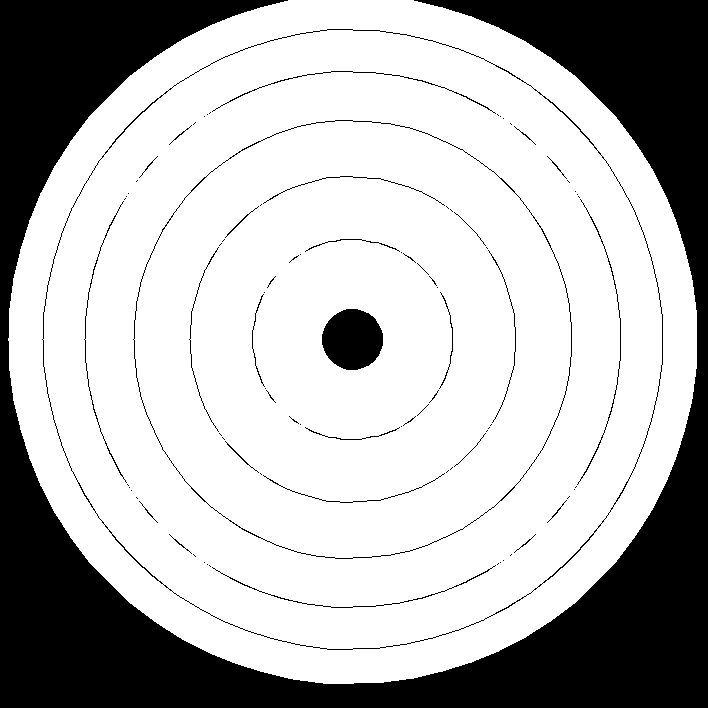
#> input picture test/opencv_image/bang_3.png, 708 x 708 px
$ python bang_image_2.py
#> lines starting #> are read from the running program, lines starting #| are printed output that depends on the picture; after the words box and inside, x2 and y2 are one past the last pixel; in counts of white or black regions, pixels touching at a corner belong together


## bang_image.py


import os
import numpy as np
import cv2
from time import time, sleep
from random import randint

## Variable globale qu'il ne faut pas modifier
# RVB avec alpha
IMG = "bang_3.png"

LARG = 1200
HAUT = 800

# (scale de départ, scale à chaque frame)
SCALE = (0.3, 1.05)


# [19 lines left out: functions load_image_default, load_image_gray, not called in this run]

def load_image_RVB(image):
    """Chargement de l'image en RVB
    cv2.IMREAD_COLOR : Loads a color image.
        Any transparency of image will be neglected. It is the default flag=1
    cv2.IMREAD_GRAYSCALE : Loads image in grayscale mode, flag=0
    cv2.IMREAD_UNCHANGED : Loads image as such including alpha channel flag=-1
    """

    return cv2.imread(image, -1)

def scale_image(img, k):
    """Pour interpolation doc à https://goo.gl/9zNK7e"""
    return cv2.resize(   img,
                        None,
                        fx=k,
                        fy=k,
                        interpolation=cv2.INTER_LINEAR)

def get_black_image():
    return np.zeros((HAUT, LARG, 4), np.uint8)

# [4 lines left out: function get_blank_image, not called in this run]

def crop_xs(foreground, a, b):
    """Coupe ce qui dépasse du background à droite et en bas"""

    y, x, ch = foreground.shape
    if x + a > LARG:
        # Coupe à droite
        ca = x + a - LARG
        foreground = right_crop(foreground, ca)

    if y + b > HAUT:
        # Coupe en bas
        cb = y + b - HAUT
        foreground = down_crop(foreground, cb)

    return foreground

def up_crop(img, c):
    c = abs(c)
    return img[c:, :]

def left_crop(img, c):
    c = abs(c)
    return img[:, c:]

def down_crop(img, c):
    c = abs(c)
    return img[:-c, :]

def right_crop(img, c):
    c = abs(c)
    return img[:, :-c]

def center_to_origin(img, C):
    """C = cx, cy"""

    h, w, ch = img.shape
    cx = C[0]
    cy = C[1]
    a = cx - int(w/2)
    b = cy - int(h/2)

    return a, b

# [30 lines left out: functions position_1, position_2, not called in this run]

def position_9(foreground, a, b):
    """ 0 < a < L ; 0 < b < H soit dans background"""

    decal = a, b
    # Coupe de l'excès
    img = crop_xs(foreground, a, b)

    return img, decal

def selection_position(foreground, a, b):
    """Retourne l'image foreground et  le décalage à appliquer.
    En fonction de la position du point A d'application du foreground,
    position_x rogne foreground et calcul le décalage.
    """

    if a < 0 and b < 0:
        foreground, decal = position_1(foreground, a, b)
        #print("\nPosition 1")
    elif 0 < a < LARG and b < 0:
        foreground, decal = position_2(foreground, a, b)
        #print("\nPosition 2")
    elif 0 <= a <= LARG and 0 <= b <= HAUT:
        foreground, decal = position_9(foreground, a, b)
        #print("\nPosition 9")
    else:
        foreground, decal = None, None
        #print("\nPosition None")

    return foreground, decal

def superposition(background, foreground, decal):
    """Superposition de foreground sur background,
    foreground en gray sans alpha
    decal = (a, b) tuple position du coin haut gauche
    """

    # Dimension de foreground
    rows_fg, cols_fg, ch = foreground.shape

    a = decal[0]
    b = decal[1]

    # roi est la partie d'image du background où sera ajouté le foreground
    l = cols_fg + a
    h = rows_fg + b
    roi = background[b:h, a:l]

    # Now create a mask of foreground and create its inverse mask also
    img2gray = cv2.cvtColor(foreground, cv2.COLOR_BGR2GRAY)
    ret, mask = cv2.threshold(img2gray, 10, 255, cv2.THRESH_BINARY)
    mask_inv = cv2.bitwise_not(mask)

    # Now black-out the area of foreground in roi
    bg = cv2.bitwise_and(roi, roi, mask=mask_inv)

    # Take only region of foreground
    fg = cv2.bitwise_and(foreground, foreground, mask=mask)

    # Put fg on bg
    background[b:h, a:l] = cv2.addWeighted(bg, 0.05, fg, 0.95, 0)

    return background

def display_image():

    print("Affichage des images superposées")

    t_print = time()
    freq = 0
    background = get_black_image()
    wave_ori = load_image_RVB(IMG)
#> in load_image_RVB, returned value is the input picture: shape (708, 708, 4); mean B, G, R, A 184.6, 184.6, 184.6, 28.9

    # Scale initial
    wave = scale_image(wave_ori.copy(), SCALE[0])
#> in scale_image, `return cv2.resize(   img, None, fx=k, fy=k, interpolation=cv2.INTER_LI..`:
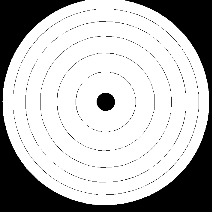
#> returned value: shape (212, 212, 4); mean of channels 0, 1, 2, 3 185.3, 185.3, 185.3, 29; drawn as B, G, R

    C = (randint(0, 1200), randint(0, 800))
    t_init = time()

    while "Pas d'appui sur Echap":
        if time() - t_init >= 1:
            t_init = time()
            wave = scale_image(wave_ori.copy(), SCALE[0])
            C = (randint(0, 1200), randint(0, 800))

        bg_img = background.copy()
        # Scale à chaque frame
        wave = scale_image(wave, SCALE[1])
#> call 2 of scale_image, with k = 1.05
#> in scale_image (call 2), `return cv2.resize(   img, None, fx=k, fy=k, interpolation=cv2.INTER_LI..`:
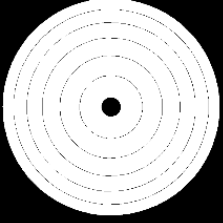
#> returned value: shape (223, 223, 4); mean of channels 0, 1, 2, 3 184.6, 184.6, 184.6, 28.8; drawn as B, G, R

        a, b = center_to_origin(wave, C)
#> a = 677; b = 665
        foreground, decal = selection_position(wave, a, b)
#> in position_9, `decal = a, b`: decal = (677, 665)
#> in crop_xs, `cb = y + b - HAUT`: cb = 88
#> in down_crop, `return img[:-c, :]`:
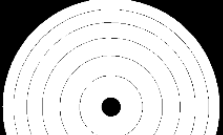
#> returned value: shape (135, 223, 4); mean of channels 0, 1, 2, 3 201.3, 201.3, 201.3, 35.7; drawn as B, G, R
#> in selection_position, `foreground, decal = position_9(foreground, a, b)`: decal = (677, 665)
#> decal = (677, 665)

        if decal:
            # Image finale
            img = superposition(bg_img, foreground, decal)
#> in superposition, `a = decal[0]`: a = 677
#> in superposition, `b = decal[1]`: b = 665
#> in superposition, `l = cols_fg + a`: l = 900
#> in superposition, `h = rows_fg + b`: h = 800
#> in superposition, `roi = background[b:h, a:l]`: roi: shape (135, 223, 4); every value is 0
#> in superposition, `ret, mask = cv2.threshold(img2gray, 10, 255, cv2.THRESH_BINARY)`:
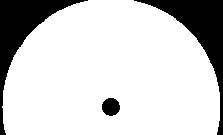
#> mask: shape (135, 223); 81.2% white; 3 black regions, box (x1, y1, x2, y2) and area: (134, 0, 223, 135) 2747, (0, 0, 88, 135) 2660, (102, 98, 120, 116) 253
#> in superposition, `background[b:h, a:l] = cv2.addWeighted(bg, 0.05, fg, 0.95, 0)`:
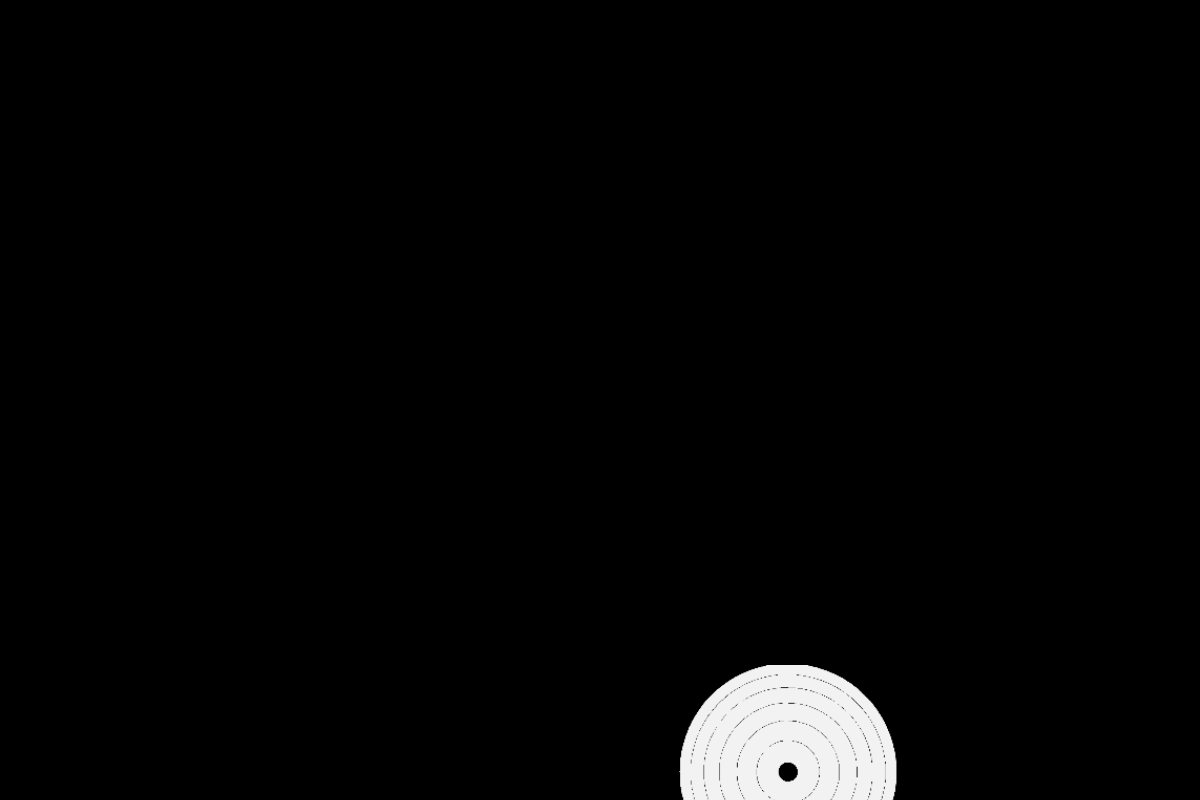
#> background: shape (800, 1200, 4); mean of channels 0, 1, 2, 3 6, 6, 6, 1.1; drawn as B, G, R

            # Affichage de l'image
            cv2.imshow('bang', img)

            # Fréquence
            freq += 1
            if time() - t_print > 1:
                print("Fréquence =", int(freq))
                t_print, freq = time(), 0

            # Wait for esc key to exit
            key = np.int16(cv2.waitKey(3))  # défini ma fréquence maxi ~50 fps
#> (key Esc is pressed here)
            if key == 27:  # Echap
                break


if __name__ == "__main__":
    display_image()

$ run again, with test/opencv_image/bang_1.png copied over test/opencv_image/bang_3.png
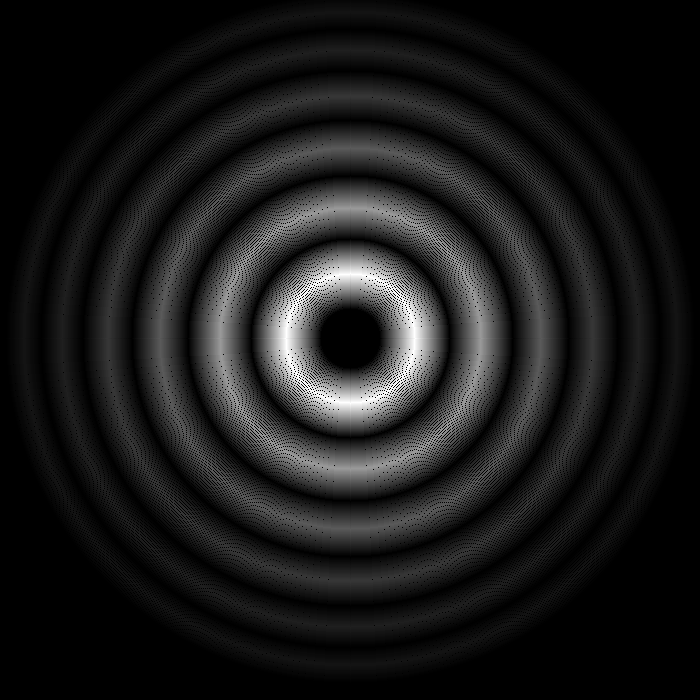
#> input picture test/opencv_image/bang_1.png, 700 x 700 px
#> in load_image_RVB, returned value is the input picture: shape (700, 700, 4); mean B, G, R, A 26.6, 26.6, 26.6, 255
#> in display_image, `a, b = center_to_origin(wave, C)`: a = 678; b = 666
#> in position_9, `decal = a, b`: decal = (678, 666)
#> cb = 86
#> in selection_position, `foreground, decal = position_9(foreground, a, b)`: decal = (678, 666)
#> in superposition, `a = decal[0]`: a = 678
#> in superposition, `b = decal[1]`: b = 666
#> l = 898
#> in superposition, `h = rows_fg + b`: h = 800
#> roi: shape (134, 220, 4); every value is 0
#> in superposition, `ret, mask = cv2.threshold(img2gray, 10, 255, cv2.THRESH_BINARY)`:
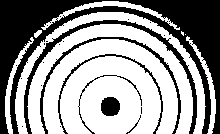
#> mask: shape (134, 220); 59.8% white; 23 black regions (16 under 20 px), largest, box (x1, y1, x2, y2) and area: (0, 0, 220, 134) 8634, (24, 20, 197, 134) 1426, (40, 37, 181, 134) 796
#> in superposition, `background[b:h, a:l] = cv2.addWeighted(bg, 0.05, fg, 0.95, 0)`:
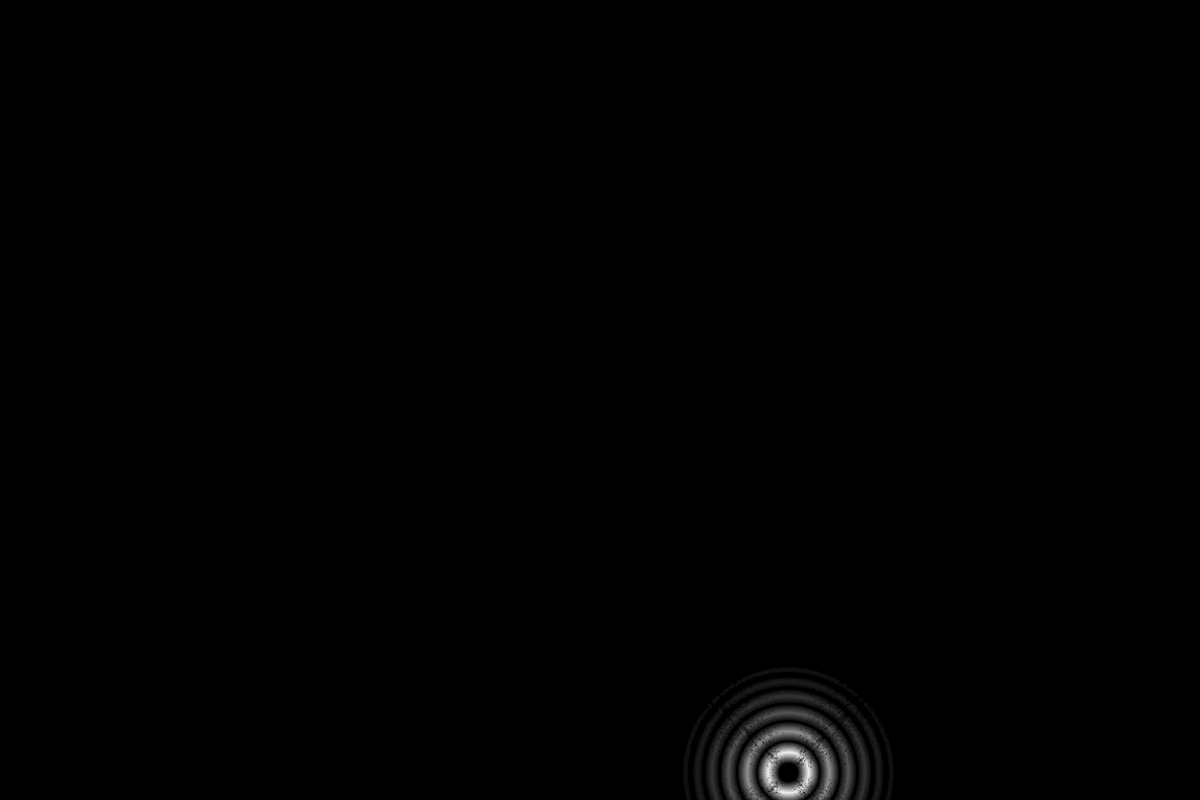
#> background: shape (800, 1200, 4); mean of channels 0, 1, 2, 3 0.9, 0.9, 0.9, 4.4; drawn as B, G, R
